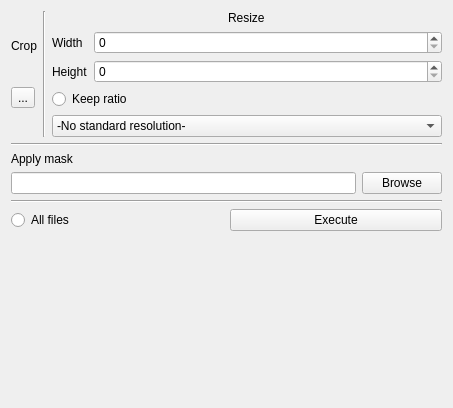
<?xml version="1.0" encoding="UTF-8"?>
<ui version="4.0">
 <class>Transform</class>
 <widget class="QWidget" name="Transform">
  <property name="geometry">
   <rect>
    <x>0</x>
    <y>0</y>
    <width>453</width>
    <height>408</height>
   </rect>
  </property>
  <property name="windowTitle">
   <string>Form</string>
  </property>
  <layout class="QVBoxLayout" name="verticalLayout">
   <item>
    <layout class="QHBoxLayout" name="horizontalLayout_3">
     <item>
      <layout class="QVBoxLayout" name="verticalLayout_3">
       <item>
        <widget class="QLabel" name="label_3">
         <property name="sizePolicy">
          <sizepolicy hsizetype="Preferred" vsizetype="Fixed">
           <horstretch>0</horstretch>
           <verstretch>0</verstretch>
          </sizepolicy>
         </property>
         <property name="text">
          <string>Crop</string>
         </property>
        </widget>
       </item>
       <item>
        <widget class="QToolButton" name="cropButton">
         <property name="text">
          <string>...</string>
         </property>
         <property name="icon">
          <iconset resource="../../resources.qrc">
           <normaloff>:/Icons/Resources/Icons/crop.svg</normaloff>:/Icons/Resources/Icons/crop.svg</iconset>
         </property>
         <property name="iconSize">
          <size>
           <width>60</width>
           <height>60</height>
          </size>
         </property>
         <property name="checkable">
          <bool>true</bool>
         </property>
        </widget>
       </item>
      </layout>
     </item>
     <item>
      <widget class="Line" name="line">
       <property name="orientation">
        <enum>Qt::Vertical</enum>
       </property>
      </widget>
     </item>
     <item>
      <layout class="QVBoxLayout" name="verticalLayout_4">
       <item alignment="Qt::AlignHCenter">
        <widget class="QLabel" name="label">
         <property name="sizePolicy">
          <sizepolicy hsizetype="Preferred" vsizetype="Fixed">
           <horstretch>0</horstretch>
           <verstretch>0</verstretch>
          </sizepolicy>
         </property>
         <property name="text">
          <string>Resize</string>
         </property>
        </widget>
       </item>
       <item>
        <layout class="QHBoxLayout" name="horizontalLayout_4">
         <item>
          <layout class="QVBoxLayout" name="verticalLayout_5">
           <item>
            <widget class="QLabel" name="label_4">
             <property name="text">
              <string>Width</string>
             </property>
            </widget>
           </item>
           <item>
            <widget class="QLabel" name="label_5">
             <property name="text">
              <string>Height</string>
             </property>
            </widget>
           </item>
          </layout>
         </item>
         <item>
          <layout class="QVBoxLayout" name="verticalLayout_6">
           <item>
            <widget class="QSpinBox" name="widthBox">
             <property name="sizePolicy">
              <sizepolicy hsizetype="MinimumExpanding" vsizetype="Fixed">
               <horstretch>0</horstretch>
               <verstretch>0</verstretch>
              </sizepolicy>
             </property>
             <property name="maximum">
              <number>9999999</number>
             </property>
            </widget>
           </item>
           <item>
            <widget class="QSpinBox" name="heightBox">
             <property name="sizePolicy">
              <sizepolicy hsizetype="MinimumExpanding" vsizetype="Fixed">
               <horstretch>0</horstretch>
               <verstretch>0</verstretch>
              </sizepolicy>
             </property>
             <property name="maximum">
              <number>9999999</number>
             </property>
            </widget>
           </item>
          </layout>
         </item>
        </layout>
       </item>
       <item>
        <widget class="QRadioButton" name="ratioButton">
         <property name="text">
          <string>Keep ratio</string>
         </property>
        </widget>
       </item>
       <item>
        <widget class="QComboBox" name="resolutionBox">
         <item>
          <property name="text">
           <string>-No standard resolution-</string>
          </property>
         </item>
         <item>
          <property name="text">
           <string>SD</string>
          </property>
         </item>
         <item>
          <property name="text">
           <string>XGA</string>
          </property>
         </item>
         <item>
          <property name="text">
           <string>HD</string>
          </property>
         </item>
         <item>
          <property name="text">
           <string>SXGA</string>
          </property>
         </item>
         <item>
          <property name="text">
           <string>Full HD</string>
          </property>
         </item>
        </widget>
       </item>
      </layout>
     </item>
    </layout>
   </item>
   <item>
    <widget class="Line" name="line_2">
     <property name="orientation">
      <enum>Qt::Horizontal</enum>
     </property>
    </widget>
   </item>
   <item>
    <layout class="QVBoxLayout" name="verticalLayout_2">
     <item>
      <widget class="QLabel" name="label_2">
       <property name="sizePolicy">
        <sizepolicy hsizetype="Preferred" vsizetype="Fixed">
         <horstretch>0</horstretch>
         <verstretch>0</verstretch>
        </sizepolicy>
       </property>
       <property name="text">
        <string>Apply mask</string>
       </property>
      </widget>
     </item>
     <item>
      <layout class="QHBoxLayout" name="horizontalLayout_2">
       <item>
        <widget class="QLineEdit" name="maskPath"/>
       </item>
       <item>
        <widget class="QPushButton" name="browseButton">
         <property name="text">
          <string>Browse</string>
         </property>
        </widget>
       </item>
      </layout>
     </item>
    </layout>
   </item>
   <item>
    <widget class="Line" name="line_3">
     <property name="orientation">
      <enum>Qt::Horizontal</enum>
     </property>
    </widget>
   </item>
   <item>
    <layout class="QHBoxLayout" name="horizontalLayout_5">
     <item>
      <widget class="QRadioButton" name="allFilesButton">
       <property name="text">
        <string>All files</string>
       </property>
       <property name="autoExclusive">
        <bool>false</bool>
       </property>
      </widget>
     </item>
     <item>
      <widget class="QPushButton" name="executeButton">
       <property name="text">
        <string>Execute</string>
       </property>
      </widget>
     </item>
    </layout>
   </item>
   <item>
    <widget class="QWidget" name="widget" native="true">
     <property name="sizePolicy">
      <sizepolicy hsizetype="Preferred" vsizetype="MinimumExpanding">
       <horstretch>0</horstretch>
       <verstretch>0</verstretch>
      </sizepolicy>
     </property>
    </widget>
   </item>
  </layout>
 </widget>
 <resources>
  <include location="../../resources.qrc"/>
 </resources>
 <connections/>
</ui>
